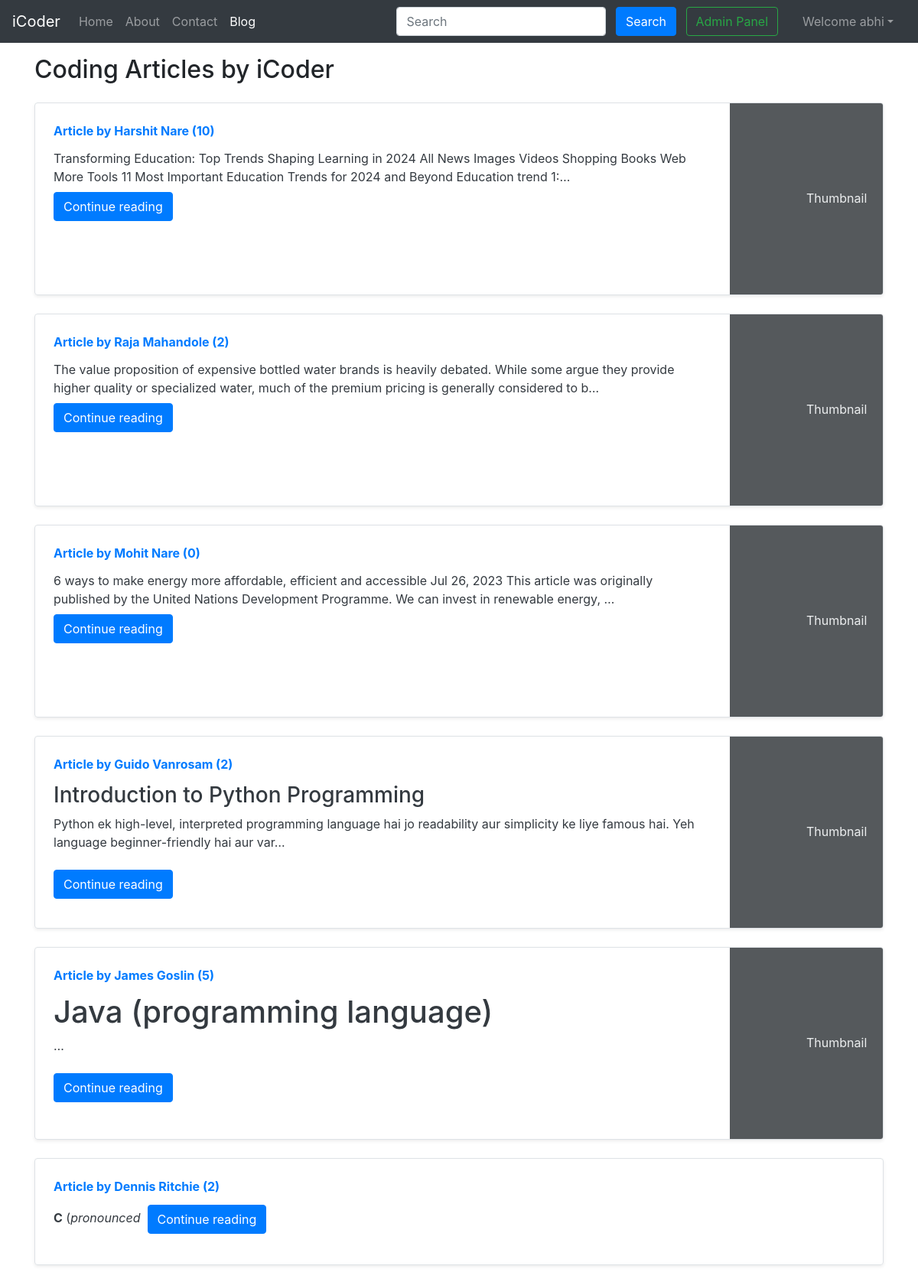
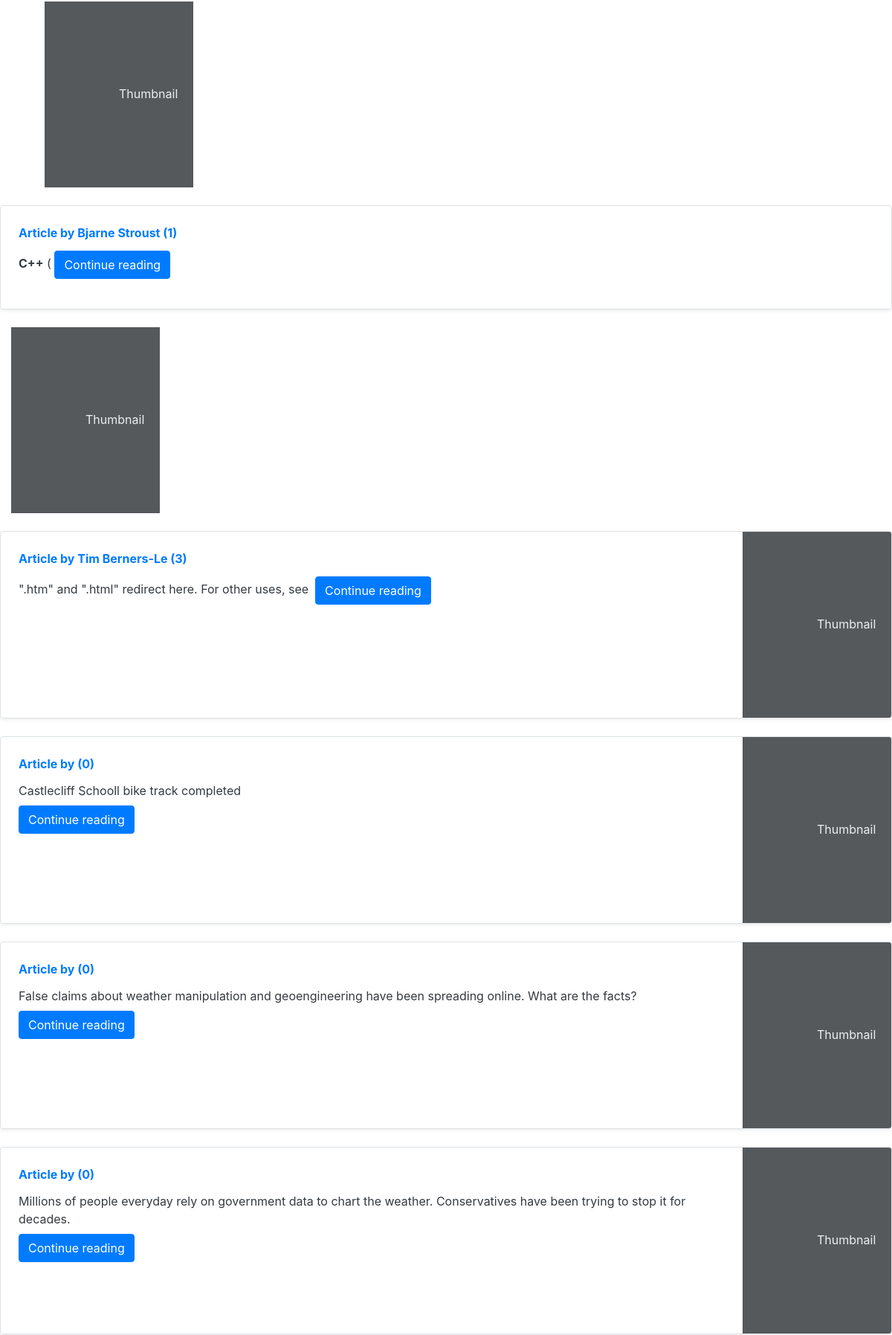
Screenshot of /blog/ (signed in, upper part) with the database file from the repository (2 pictures, top to bottom).
### blog/models.py (models this page shows, shortened)
class Post(models.Model):
    sno = models.AutoField(primary_key=True)
    title = models.CharField(max_length=255)
    author = models.CharField(max_length=14)
    slug = models.CharField(max_length=130)
    views = models.IntegerField(default=0)
    timeStamp = models.DateTimeField(default=timezone.now)
    content = models.TextField()

### blog/views.py (the view)
# urls.py: path('', views.blogHome, name='blogHome'),
def blogHome(request):
    allPosts = Post.objects.all()
    context = {'allPosts': allPosts}
    return render(request, "blog/blogHome.html", context)

### templates/blog/blogHome.html (shortened to what this page needs)
{% extends 'base.html' %}
{% block blogactive %} active {% endblock blogactive %}
{% block content %}
<div class="container my-3">
    <h2>Coding Articles by iCoder</h2>
    {% for post in allPosts  %}
    <div class="row no-gutters border rounded overflow-hidden flex-md-row mb-4 shadow-sm h-md-250 my-4 position-relative">
        <div class="col p-4 d-flex flex-column position-static">
            <strong class="d-inline-block mb-2 text-primary">Article  by {{post.author}} ({{post.views}})</strong>
            <h3 class="mb-0"><a class="text-dark" href="/blog/{{post.slug}}"{{post.title}} </a> </h3>
            <p class="card-text mb-auto">{{post.content|safe |truncatechars:200}}</p>
            <div class="my-2">
            	<a href="/blog/{{post.slug}}" role="button" class="btn btn-primary">Continue reading</a>
            </div>
        </div>
        <div class="col-auto d-none d-lg-block">
            <svg class="bd-placeholder-img" width="200" height="250" xmlns="http://www.w3.org/2000/svg" preserveAspectRatio="xMidYMid slice" focusable="false" role="img" aria-label="Placeholder: Thumbnail">
                <rect width="100%" height="100%" fill="#55595c"></rect><text x="50%" y="50%" fill="#eceeef" dy=".3em">Thumbnail</text>
            </svg>
        </div>
        </div>
        {% endfor %}
 {% endblock %}

### templates/base.html (shortened to what this page needs)
<!doctype html>
<html lang="en">
  <head>
    <link rel="stylesheet" href="https://stackpath.bootstrapcdn.com/bootstrap/4.5.2/css/bootstrap.min.css">
  </head>
  <body>
    <nav class="navbar navbar-expand-lg navbar-dark bg-dark">
        <a class="navbar-brand" href="/">iCoder</a>
        <div class="collapse navbar-collapse" id="navbarSupportedContent">
          <ul class="navbar-nav mr-auto">
            <li class="nav-item {% block homeactive %} {% endblock homeactive %}">
              <a class="nav-link" href="/">Home <span class="sr-only">(current)</span></a>
            </li>
            <li class="nav-item {% block aboutactive %} {% endblock aboutactive %}">
              <a class="nav-link" href="/about">About</a>
            </li>
            <li class="nav-item {% block contactactive %} {% endblock contactactive %}">
              <a class="nav-link" href="/contact">Contact</a>
            </li>
            <li class="nav-item {% block blogactive %} {% endblock blogactive %}">
              <a class="nav-link" href="/blog">Blog</a>
            </li>
          </ul>
          <div class="ml-auto form-inline">
          <form method="get" action="{% url 'search_blogs' %}" class="my-2 my-lg-0 mx-3">
            <input class="form-control mr-sm-2" type="search" placeholder="Search" aria-label="Search" name="query" id="query">
            <button class="btn btn-primary my-2 my-sm-0" type="submit">Search</button>
            <a href="/admin" role="button" target="_blank" class="btn btn-outline-success m-2 my-sm-0">Admin Panel</a>
        </form>
            {% if user.is_authenticated %}
            <ul class="navbar-nav mr-2">
              <li class="nav-item dropdown">
                <a class="nav-link dropdown-toggle" href="#" id="navbarDropdown" role="button" data-toggle="dropdown"> Welcome {{ request.user }}</a>
              </li>
            </ul>
            {% else %}
              <button type="button" class="btn btn-primary mr-2" data-toggle="modal" data-target="#loginModal">Login</button>
              <button type="button" class="btn btn-primary mr-2" data-toggle="modal" data-target="#signupModal">SignUp</button>
            {% endif %}
          </div>
        </div>
      </nav>
      {% block content %} {% endblock content %}
  </body>
</html>

### rows the page displays
Post: author "Harshit Nare", views "10", content "Transforming Education: Top Trends Shaping Learning in 2024 All News Images Videos Shopping Books Web More Tools 11 Most Important Education Trends for 2024 and Beyond Education trend 1:…"
Post: author "Raja Mahandole", views "2", content "The value proposition of expensive bottled water brands is heavily debated. While some argue they provide higher quality or specialized water, much of the premium pricing is generally considered to b…"
Post: author "Mohit Nare", views "0", content "6 ways to make energy more affordable, efficient and accessible Jul 26, 2023 This article was originally published by the United Nations Development Programme. We can invest in renewable energy, …"
Post: author "Guido Vanrosam", views "2", content "Introduction to Python Programming Python ek high-level, interpreted programming language hai jo readability aur simplicity ke liye famous hai. Yeh language beginner-friendly hai aur var…"
Post: author "James Goslin", views "5", content "Java (programming language) …"
Post: author "Dennis Ritchie", views "2", content "C ( pronounced"
Post: author "Bjarne Stroust", views "1", content "C++ ("
Post: author "Tim Berners-Le", views "3", content "\".htm\" and \".html\" redirect here. For other uses, see"
Post: views "0", content "Castlecliff Schooll bike track completed"
Post: views "0", content "False claims about weather manipulation and geoengineering have been spreading online. What are the facts?"
Post: views "0", content "Millions of people everyday rely on government data to chart the weather. Conservatives have been trying to stop it for decades."

### other values shown
{{ request.user }} "abhi"
